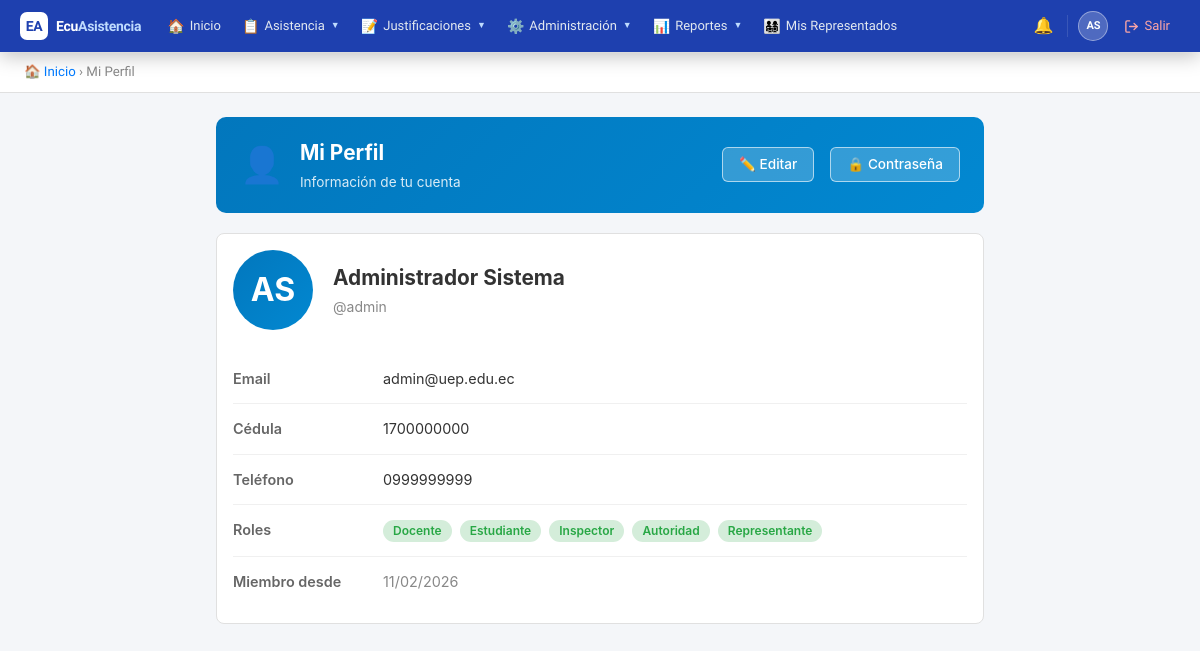
Page /public/?action=profile (signed in) on the committed database.
### tables this page shows
CREATE TABLE `users` (
  `id` int(11) NOT NULL AUTO_INCREMENT,
  `institution_id` int(11) NOT NULL,
  `username` varchar(50) NOT NULL,
  `email` varchar(100) NOT NULL,
  `password` varchar(255) NOT NULL,
  `first_name` varchar(100) NOT NULL,
  `last_name` varchar(100) NOT NULL,
  `dni` varchar(20) DEFAULT NULL,
  `phone` varchar(20) DEFAULT NULL,
  `reset_token` varchar(255) DEFAULT NULL,
  `reset_expires` datetime DEFAULT NULL,
  `is_active` tinyint(1) DEFAULT 1,
  `is_superadmin` tinyint(1) NOT NULL DEFAULT 0,
  `created_at` timestamp NOT NULL DEFAULT current_timestamp(),
  `updated_at` timestamp NOT NULL DEFAULT current_timestamp() ON UPDATE current_timestamp(),
  PRIMARY KEY (`id`),
  UNIQUE KEY `username` (`username`),
  UNIQUE KEY `email` (`email`),
  UNIQUE KEY `dni` (`dni`),
  KEY `institution_id` (`institution_id`),
  CONSTRAINT `users_ibfk_1` FOREIGN KEY (`institution_id`) REFERENCES `institutions` (`id`)
);

### controllers/ProfileController.php (called while the page is built, shortened)
<?php
require_once BASE_PATH . '/models/User.php';
class ProfileController {
    private $userModel;
    public function __construct() {
        $db = new Database();
        $this->userModel = new User($db);
    }
    public function view() {
        $user = $this->userModel->findById($_SESSION['user_id']);
        $roles = $this->userModel->getUserRoles($_SESSION['user_id']);
        include BASE_PATH . '/views/profile/view.php';
    }
}

### config/database.php (called while the page is built)
<?php
class Database {
    private $host = 'localhost';
    private $db = 'ecuasistencia2026_db';
    private $user = 'root';
    private $pass = '';
    private $charset = 'utf8mb4';
    private $pdo;
    public function connect() {
        if ($this->pdo === null) {
            $dsn = "mysql:host={$this->host};dbname={$this->db};charset={$this->charset}";
            $options = [
                PDO::ATTR_ERRMODE => PDO::ERRMODE_EXCEPTION,
                PDO::ATTR_DEFAULT_FETCH_MODE => PDO::FETCH_ASSOC,
                PDO::ATTR_EMULATE_PREPARES => false,
            ];
            try {
                $this->pdo = new PDO($dsn, $this->user, $this->pass, $options);
            } catch (PDOException $e) {
                die('Error de conexión: ' . $e->getMessage());
            }
        }
        return $this->pdo;
    }
}

### models/User.php (called while the page is built, shortened)
<?php
class User {
    public $db;
    public function __construct($database) {
        $this->db = $database->connect();
    }
    public function findById($id) {
        $sql = "SELECT * FROM users WHERE id = :id";
        $stmt = $this->db->prepare($sql);
        $stmt->execute([':id' => $id]);
        return $stmt->fetch();
    }
    public function getUserRoles($userId) {
        $sql = "SELECT r.name FROM roles r
                INNER JOIN user_roles ur ON r.id = ur.role_id
                WHERE ur.user_id = :user_id";
        $stmt = $this->db->prepare($sql);
        $stmt->execute([':user_id' => $userId]);
        return $stmt->fetchAll(PDO::FETCH_COLUMN);
    }
}

### views/profile/view.php (the view, shortened to what this page needs)
<!DOCTYPE html>
<html lang="es">
<head>
</head>
<body>
<?php include BASE_PATH . '/views/partials/navbar.php'; ?>
<div class="breadcrumb">
    <a href="?action=dashboard">🏠 Inicio</a> &rsaquo;
    Mi Perfil
</div>
<div class="container" style="max-width:800px;">
    <div class="page-header" style="background:linear-gradient(135deg,#0277bd,#0288d1);">
        <div class="ph-icon">👤</div>
        <div>
            <h1>Mi Perfil</h1>
            <p>Información de tu cuenta</p>
        </div>
        <div class="ph-actions">
            <a href="?action=edit_profile" class="btn" style="background:rgba(255,255,255,0.2);color:#fff;border:1px solid rgba(255,255,255,0.6);">✏️ Editar</a>
            <a href="?action=change_password" class="btn" style="background:rgba(255,255,255,0.2);color:#fff;border:1px solid rgba(255,255,255,0.6);margin-left:8px;">🔒 Contraseña</a>
        </div>
    </div>
    <div class="panel">
        <div class="profile-header">
            <div class="avatar">
                <?= strtoupper(substr($user['first_name'], 0, 1) . substr($user['last_name'], 0, 1)) ?>
            </div>
            <div>
                <h2 style="font-size:1.3rem;font-weight:700;"><?= htmlspecialchars($user['first_name'] . ' ' . $user['last_name']) ?></h2>
                <p style="color:#888;margin-top:2px;">@<?= htmlspecialchars($user['username']) ?></p>
            </div>
        </div>
        <div class="info-row">
            <span class="info-label">Email</span>
            <span class="info-value"><?= htmlspecialchars($user['email']) ?></span>
        </div>
        <div class="info-row">
            <span class="info-label">Cédula</span>
            <span class="info-value"><?= htmlspecialchars($user['dni'] ?? 'No registrada') ?></span>
        </div>
        <div class="info-row">
            <span class="info-label">Teléfono</span>
            <span class="info-value"><?= htmlspecialchars($user['phone'] ?? 'No registrado') ?></span>
        </div>
        <div class="info-row">
            <span class="info-label">Roles</span>
            <span class="info-value">
                <?php foreach($roles as $role): ?>
                    <span class="badge badge-green" style="margin-right:4px;"><?= ucfirst(htmlspecialchars($role)) ?></span>
                <?php endforeach; ?>
            </span>
        </div>
        <div class="info-row">
            <span class="info-label">Miembro desde</span>
            <span class="info-value" style="color:#888;"><?= date('d/m/Y', strtotime($user['created_at'])) ?></span>
        </div>
    </div>
</div>
</body>
</html>

### public/css/global.css (style rules this page uses)
* { box-sizing: border-box; margin: 0; padding: 0; }
body { font-family: -apple-system, BlinkMacSystemFont, 'Segoe UI', Roboto, sans-serif; background: #f4f6f9; color: #333; font-size: 14px; line-height: 1.5; }
.breadcrumb { padding: 10px 24px; background: #fff; border-bottom: 1px solid #e0e0e0; font-size: 0.83rem; color: #888; }
.breadcrumb a { color: #007bff; text-decoration: none; }
.container { max-width: 1200px; margin: 24px auto; padding: 0 16px; }
.page-header { background: linear-gradient(135deg, #007bff, #0056b3); color: #fff; border-radius: 10px; padding: 20px 24px; margin-bottom: 20px; display: flex; align-items: center; gap: 16px; }
.page-header .ph-icon { font-size: 2.2rem; }
.page-header h1 { font-size: 1.3rem; font-weight: 700; }
.page-header p { font-size: 0.85rem; opacity: 0.85; margin-top: 4px; }
.page-header .ph-actions { margin-left: auto; display: flex; gap: 8px; flex-wrap: wrap; }
.panel { background: #fff; border: 1px solid #e0e0e0; border-radius: 8px; padding: 16px; margin-bottom: 20px; }
.badge { display: inline-block; padding: 2px 10px; border-radius: 12px; font-size: 0.75rem; font-weight: 600; }
.badge-green { background: #d4edda; color: #28a745; }
.btn { padding: 7px 16px; border-radius: 6px; border: none; cursor: pointer; font-size: 0.85rem; font-weight: 500; text-decoration: none; display: inline-flex; align-items: center; gap: 5px; transition: opacity 0.15s, transform 0.1s; line-height: 1.4; }

### views/profile/view.php (style rules this page uses)
.avatar { width: 80px; height: 80px; border-radius: 50%; background: linear-gradient(135deg, #0277bd, #0288d1); display: flex; align-items: center; justify-content: center; color: #fff; font-size: 2rem; font-weight: 700; flex-shrink: 0; }
.profile-header { display: flex; align-items: center; gap: 20px; margin-bottom: 24px; }
.info-row { display: flex; padding: 14px 0; border-bottom: 1px solid #f0f0f0; font-size: 0.9rem; }
.info-row:last-child { border-bottom: none; }
.info-label { font-weight: 600; color: #666; width: 150px; flex-shrink: 0; }
.info-value { color: #333; flex: 1; }

### views/partials/navbar.php (style rules this page uses)
:root { --nav-bg: #1e40af; --nav-accent: #60a5fa; --nav-hover: rgba(96,165,250,0.18); --nav-text: #e2e8f0; --nav-muted: #bfdbfe; --nav-border: rgba(255,255,255,0.12); --nav-dd-bg: #1d4ed8; --nav-dd-hover:#2563eb; --nav-height: 52px; }
*, *::before, *::after { box-sizing: border-box; }
.breadcrumb { padding: 9px 24px; background: #fff; border-bottom: 1px solid #e8ecf0; font-size: 0.82rem; color: #94a3b8; font-family: 'Plus Jakarta Sans', system-ui, sans-serif; }
.breadcrumb a { color: #3b82f6; text-decoration: none; }

### rows in the picture
users: first_name+last_name "AS", first_name+last_name "Administrador Sistema", username "admin", email "admin@uep.edu.ec", dni "1700000000", phone "0999999999", created_at "11/02/2026"

### other values in the picture
$role "Docente"
$role "Estudiante"
$role "Inspector"
$role "Autoridad"
$role "Representante"
